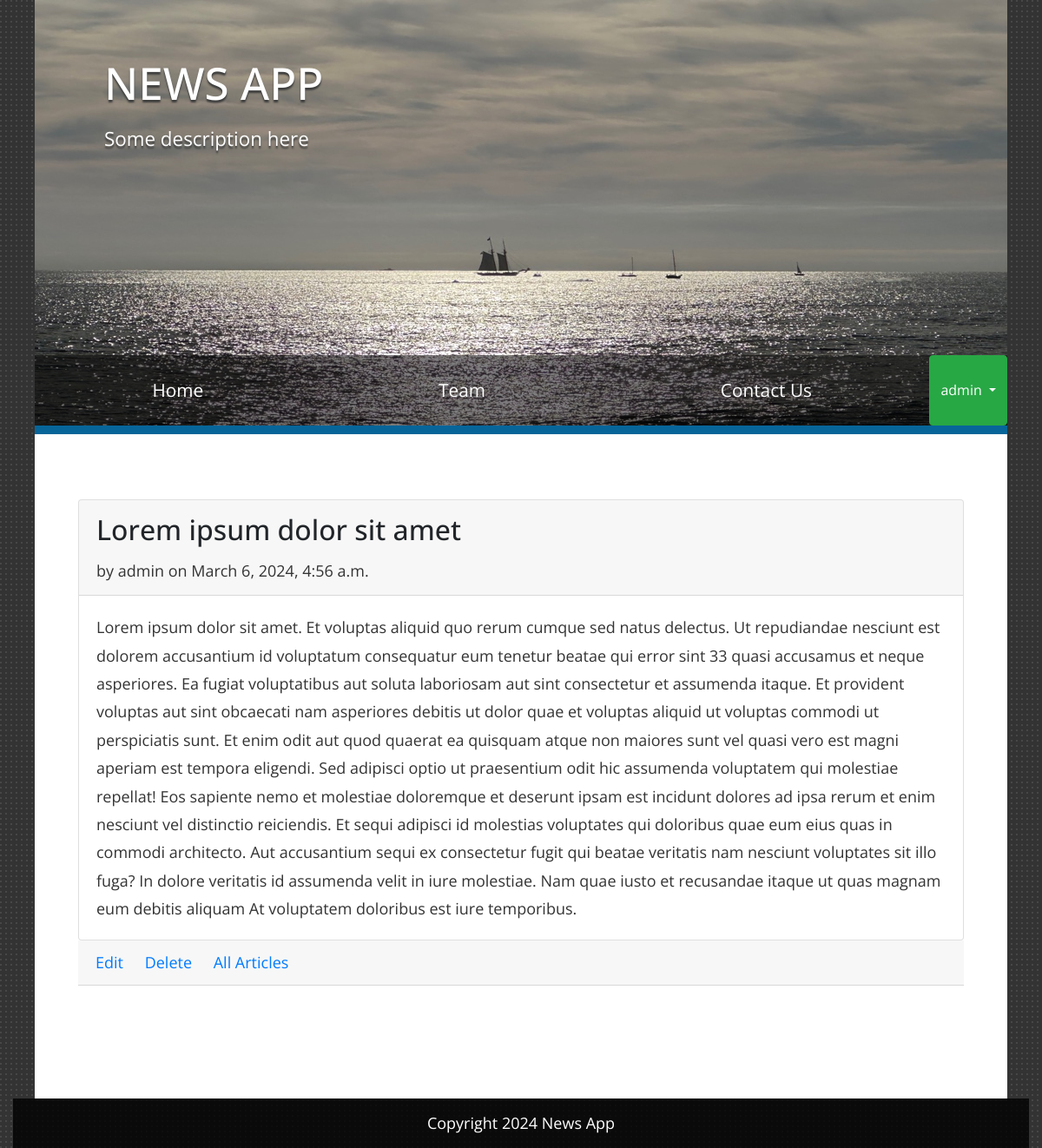
/articles/14/ (signed in), run on the app's committed database.
### accounts/models.py (models this page shows)
class CustomUser(AbstractUser):
    age = models.PositiveIntegerField(null=True, blank=True)

### articles/models.py (models this page shows, shortened)
class Article(models.Model):
    title = models.CharField(max_length=255)
    body = models.TextField()
    date = models.DateTimeField(auto_now_add=True)
    author = models.ForeignKey(
        settings.AUTH_USER_MODEL,
        on_delete=models.CASCADE,
    )
    class Meta:
        ordering = ['-date']

### articles/views.py (the view, shortened to what this page needs)
# urls.py: path("<int:pk>/", ArticleDetailView.as_view(), name="article_detail"),
class ArticleDetailView(LoginRequiredMixin, View):  # new
    def get(self, request, *args, **kwargs):
        view = CommentGet.as_view()
        return view(request, *args, **kwargs)

### articles/views.py (called while the page is built)
    def get_context_data(self, **kwargs):
        context = super().get_context_data(**kwargs)
        context["form"] = CommentForm()
        return context

### templates/article_detail.html
{% extends "base.html" %}
{% load crispy_forms_tags %}
{% block content %}
<div class="card">
  <div class="card-header">
  <h2>{{ object.title }}</h2>
  <p>by {{ object.author }} on {{ object.date }}</p>
  </div>
  <div class="card-body">
  <p>{{ object.body }}</p>
  </div>
</div>
  <div class="card-header">
    <a href="{% url 'article_edit' article.pk %}" class="card-link">Edit</a>
    <a href="{% url 'article_delete' article.pk %}" class="card-link">Delete</a>
    <a href="{% url 'article_list' %}" class="card-link">All Articles</a>
  </div>
</div>
{% endblock content %}

### templates/base.html (shortened to what this page needs)
{% load static %}
<!DOCTYPE html>
<html>
<head>
  <link rel="stylesheet" href="{% static 'font-awesome-4.7.0/css/font-awesome.min.css' %}">
  <link rel="stylesheet" href="{% static 'css/bootstrap.min.css' %}">
  <link rel="stylesheet" href="{% static 'css/tooplate-style.css' %}">
</head>
<body>
<div class="container">
  <header class="tm-site-header">
    <h1 class="tm-site-name">News app</h1>
      <p class="tm-site-description">Some description here</p>
      <nav class="navbar navbar-expand-md tm-main-nav-container">
          <div class="collapse navbar-collapse tm-main-nav" id="tmMainNav">
            <ul class="nav nav-fill tm-main-nav-ul">
              <li class="nav-item"><a class="nav-link" href="{% url 'home' %}">Home</a></li>
              <li class="nav-item"><a class="nav-link" href="{% url 'team' %}">Team</a></li>
              <li class="nav-item"><a class="nav-link" href="{% url 'contact' %}">Contact Us</a></li>
              {% if user.is_authenticated %}
              <div class="btn-group">
                <button class="btn btn-success dropdown-toggle" type="button" data-toggle="dropdown" aria-haspopup="true" aria-expanded="false">
                  {{ user.username }}
                </button>
              </div>
              {% endif %}
            </ul>
          </div>
        </nav>
  </header>
  <div class="tm-main-content">
  <section class="tm-margin-b-l">
      {% block content %}
      {% endblock content %}
  </div>
  <footer>
  Copyright <span class="tm-current-year"> </span> News App
  </footer>
</body>
</html>

### static/css/tooplate-style.css (style rules this page uses)
body { font-family: 'Open Sans', Helvetica, Arial, sans-serif; font-size: 18px; background: url('/static/img/bground.jpg'); padding: 0 15px; overflow-x: hidden; }
a, button { transition: all 0.3s ease; }
h1, h2, h3, h4, h5, h6 { line-height: 1.4; }
p { line-height: 1.8; margin-bottom: 0; }
p, .tm-gallery-item .tm-figcaption { color: #333; }
button { cursor: pointer; border: none; }
.container { background-color: white; max-width: 1120px; padding: 0; margin: 0 auto; }
.tm-site-name { font-size: 3.2rem; text-transform: uppercase; }
.tm-site-name, .tm-site-description { color: white; text-shadow: 0px 3px 2px rgba(62,62,62,1); }
.tm-site-description { font-size: 1.4rem; }
.tm-site-header { background: url('/static/img/header.jpg') no-repeat; background-size: cover; height: 300px; padding: 60px 80px; position: relative; border-bottom: 10px solid #076599; }
.tm-main-nav-ul { flex-flow: column; }
.tm-main-nav-container { position: fixed; width: 100%; top: 5px; right: 10px; width: 200px; z-index: 1000; }
.tm-main-nav { background-color: rgba(0,0,0,0.5); }
.tm-main-nav .nav-link { color: white; font-size: 1.3rem; padding: 15px 20px; }
.tm-main-content { padding: 35px 30px; }
.tm-margin-b-l { margin-bottom: 60px; }
footer { background-color: rgba(0,0,0,0.8); color: white; padding: 15px; text-align: center; }
@media (min-width: 576px) { .tm-main-content { padding: 75px 50px 70px; } }
@media (min-width: 768px) { .tm-main-nav-ul { flex-flow: row; width: 100%; } }
@media (min-width: 768px) { .tm-main-nav-container { position: absolute; left: 0; bottom: 0; right: auto; top: auto; padding: 0; width: 100%; } }
@media (min-width: 768px) { .tm-main-nav .nav-link { padding: 10px 15px; } }
@media (min-width: 992px) { .tm-site-header { height: 400px; } }
@media (min-width: 992px) { .tm-main-nav .nav-link { padding: 15px 20px; } }
@media (min-width: 1200px) { .container { max-width: 1120px; } }
@media (min-width: 1200px) { .tm-site-header { height: 500px; } }
@media (min-width: 1200px) { .tm-main-nav .nav-link { padding: 25px; } }

### data on the page
CustomUser: username "admin"
Article: title "Lorem ipsum dolor sit amet", author "admin", date "March 6, 2024, 4:56 a.m.", body "Lorem ipsum dolor sit amet. Et voluptas aliquid quo rerum cumque sed natus delectus. Ut repudiandae nesciunt est dolorem accusantium id voluptatum consequatur eum tenetur beatae qui error sint 33 quasi accusamus et neque asperiores. Ea fugiat voluptatibus aut soluta laboriosam aut sint consectetur et assumenda itaque. Et provident voluptas aut sint obcaecati nam asperiores debitis ut dolor quae et voluptas aliquid ut voluptas commodi ut perspiciatis sunt. Et enim odit aut quod quaerat ea quisquam atque non maiores sunt vel quasi vero est magni aperiam est tempora eligendi. Sed adipisci optio ut praesentium odit hic assumenda voluptatem qui molestiae repellat! Eos sapiente nemo et molestiae…"
